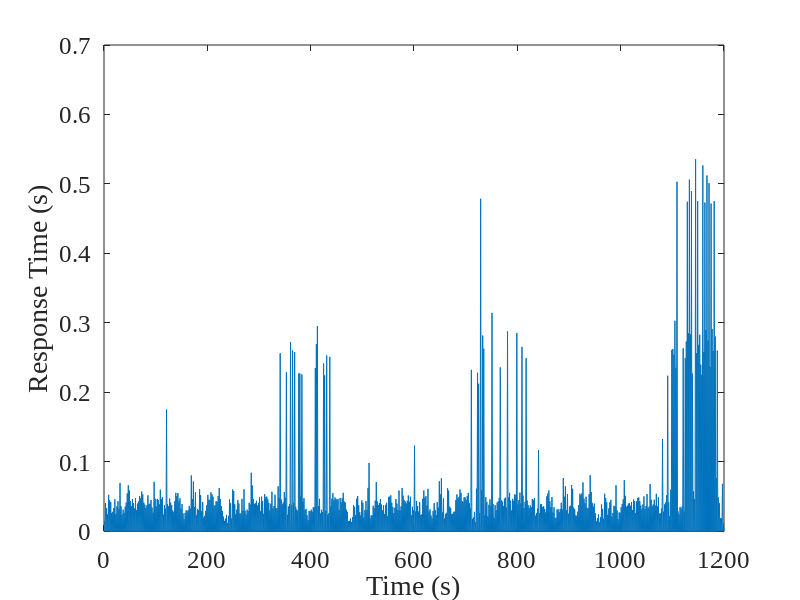

The MATLAB source for this figure: (Note: this script raises an error after producing the figure.)
close all;
clear all;
clc;

load('all02');
load('QoE2202');
TS=TS-mod(TS,1);
[value,xindex]=intersect(metricsTime,TS);
X=metrics(xindex,:);
[yvalue, yindex]=intersect(TS, value);
Y=responseTime(yindex);

figure;
plot(responseTime);
set(gca, 'FontName', 'Times New Roman', 'FontSize', 18);
ylabel('Response Time (s)');
xlabel('Time (s)');
figfile=sprintf('rt_withanomaly');
print(figfile,'-dpng','-r800');


trainTimes=70;
for i=1:length(trainTimes)
    t=trainTimes(i);
    trainX=X(1:t,:);
    trainY=Y(1:t);
    tic;
    B=LassoActiveSet(trainX,trainY,t);
    tt(i)=toc;
    trainEABS(i)=mean(trainX*B-trainY);
    trainEREL(i)=mean((trainX*B-trainY)./trainY);
    figure;
    subplot(2,1,1);
    plot(trainY-trainX*B, 'r-');
    ylabel('training error');
    xlabel('time');
    % figfile=sprintf('trainerror');
    % print(figfile,'-dpng','-r800');
    subplot(2,1,2);
    plot(trainY, 'g*-');hold on;
    plot(trainX*B, 'bo-');
    legend('real', 'estimated');
    ylabel('response time');
    xlabel('time');
    figfile=sprintf('training_withanomaly');
    print(figfile,'-dpng','-r800');
    tic
    testY=Y(t+1:end);
    testX=X(t+1:end,:);
    testEABS(i)=mean(testY-testX*B);
    testEREL(i)=mean((testX*B-testY)./testY);
    pt(i)=toc/(length(Y)-t);
    
    figure;
    subplot(2,1,1);
    plot(testY-testX*B, 'r-');
    ylabel('testing error');
    xlabel('time');
    % figfile=sprintf('trainerror');
    % print(figfile,'-dpng','-r800');
    subplot(2,1,2);
    plot(testY, 'g*-');hold on;
    plot(testX*B, 'bo-');
    legend('real', 'estimated');
    ylabel('response time');
    xlabel('time');
    figfile=sprintf('testing_withanomaly');
    print(figfile,'-dpng','-r800');
end
return;
figure;
plot(trainTimes, trainEABS, 'g*-'); hold on;
plot(trainTimes, testEABS, 'ro-');
set(gca, 'FontName', 'Times New Roman', 'FontSize', 18);
legend('training', 'testing');
ylabel('Absolute Error');
xlabel('Training Time (s)');
figfile=sprintf('absolute_error_withanomaly');
print(figfile,'-dpng','-r800');

figure;
plot(trainTimes, trainEREL, 'g*-'); hold on;
plot(trainTimes, testEREL, 'ro-');
set(gca, 'FontName', 'Times New Roman', 'FontSize', 18);
legend('training', 'testing');
ylabel('Relative Error');
xlabel('Training Time (s)');
figfile=sprintf('absolute_error_withanomaly');
print(figfile,'-dpng','-r800');

figure;
plot(trainTimes, tt, 'g*-'); hold on;
plot(trainTimes, pt, 'ro-');
set(gca, 'FontName', 'Times New Roman', 'FontSize', 18);
legend('training', 'testing');
ylabel('Computation Time (s)');
xlabel('Training Time (s)');
figfile=sprintf('computation_time_withanomaly');
print(figfile,'-dpng','-r800');

%     figure;
%     plot(testY-testX*B, 'r-');
%     ylabel('testing error');
%     xlabel('time');
%     % figfile=sprintf('error');
%     % print(figfile,'-dpng','-r800');
% 
%     figure;
%     plot(testY, 'g*-');hold on;
%     plot(testX*B, 'bo-');
%     legend('real', 'estimated');
%     ylabel('response time');
%     xlabel('time');
%     % figfile=sprintf('compare');
%     % print(figfile,'-dpng','-r800');